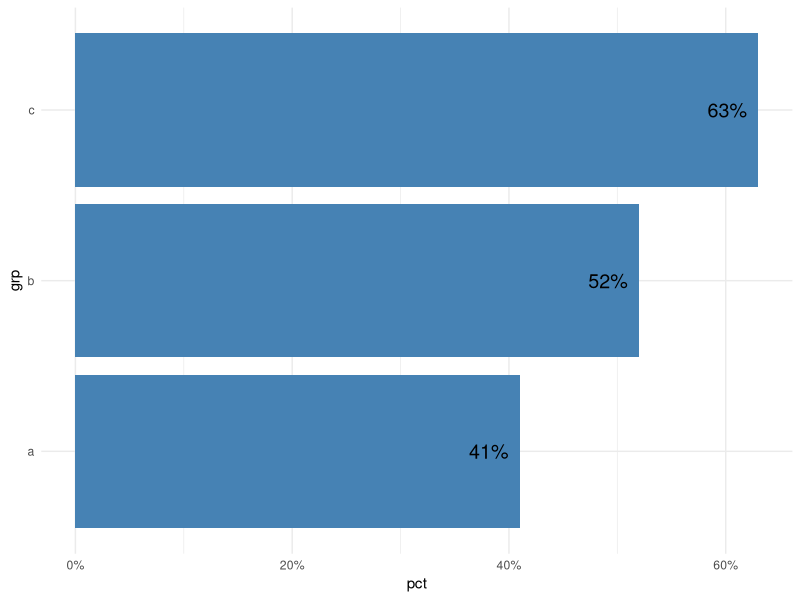

The R source for this figure:
## ---- chunk 1
knitr::opts_chunk$set(echo = TRUE, warning = FALSE, message = FALSE)
## ---- chunk 2
pct_to_string <- function(x) {
   paste0(round(100 * x, digits = 1), "%")
}
## ---- chunk 3

library(tidyverse)

tmp <- tibble(
    grp = c("a", "b", "c"),
    pct = c(.41, .52, .63),
    txt = pct_to_string(pct)
)

ggplot(tmp, aes(x = pct, y = grp)) +
    geom_col(fill = "steelblue") +
    geom_text(aes(label = txt, x = pct - .01), hjust = 1, size = 5) +
    scale_x_continuous(labels = scales::percent_format()) +
    theme_minimal()
## ---- chunk 4
pct_to_string(.1)
## ---- chunk 5
pct_to_string(.111)
## ---- chunk 6
pct_to_string <- function(x, digits = 1) {
    paste0(round(100 * x, digits = digits), "%")
}
## ---- chunk 7
#not specifying a digits argument will use the default of 1
pct_to_string(.1111)
## ---- chunk 8
#but we can specify a different number of digits if we want
pct_to_string(.1111, digits = 2)
## ---- chunk 9
pct_to_string <- function(x, digits = 1, check_bounds = TRUE) {

    if (check_bounds == TRUE & !(min(x) >= 0 & max(x) <= 1)) {
        stop("all elements of `x` must be between 0 and 1. If you are intentionally using a percentage outside of these bounds, set `check_bounds = FALSE`")
    }

    paste0(round(100 * x, digits = digits), "%")
}
## ---- chunk 10
a <- seq(0, 1, .1)

#this should work
pct_to_string(a)
## ---- chunk 11
b <- seq(0, 1.1, .1)

safe_pts <- safely(pct_to_string)

safe_pts(b)$error
## ---- chunk 12
pct_to_string <- function(x, digits = 1, check_bounds = TRUE) {
    if (!is.numeric(x)) {
        stop("`x` must be numeric")
    }

    if (!is.integer(digits) | digits < 0) {
        stop("`digits` must be a non-negative integer")
    }

    if (!is.logical(check_bounds)) {
        stop("`check_bounds` must be TRUE or FALSE")
    }

    if (check_bounds == TRUE & !(min(x) >= 0 & max(x) <= 1)) {
        stop("all elements of `x` must be between 0 and 1. If you are intentionally using a percentage outside of these bounds, set `check_bounds = FALSE`")
    }

    paste0(round(100 * x, digits = digits), "%")
}

# and wrapping this with safely() again to show errors
safe_pts <- safely(pct_to_string)
## ---- chunk 13
safe_pts(.1, digits = "a")$eror
## ---- chunk 14
safe_pts(x = "a", digits = 0)$error
## ---- chunk 15
# first creating a safe function to catch error
safe_round <- safely(round)

safe_round(1.1, digits = "a")$error
## ---- chunk 16
safe_round("a", digits = 1)$error
